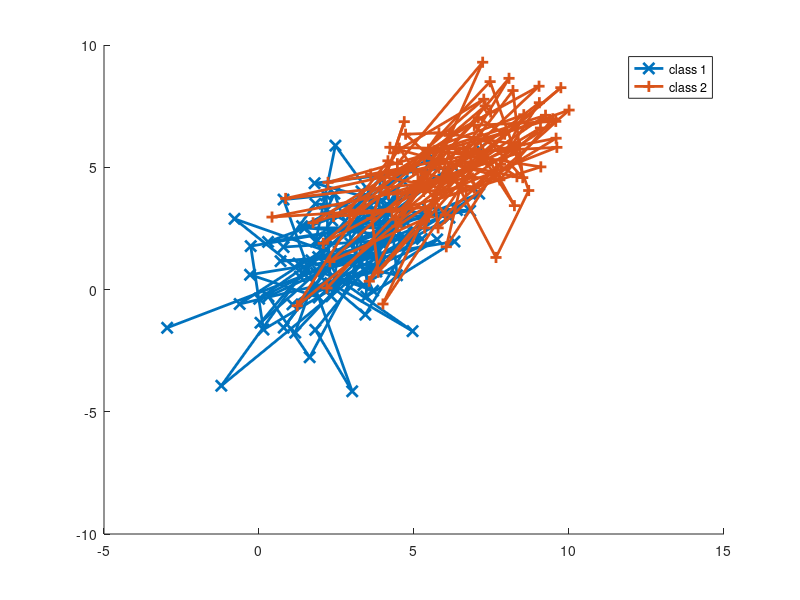

Recreate this plot in MATLAB. (Note: this script raises an error after producing the figure.)
mu1 = [3, 2];
mu2 = [6, 5];
cov1 = [4, 2; 2, 4];
cov2 = [4, 2; 2, 4];
N = 100;
N_D = [3, 5, 10, 50, 100];
loop = 10;
rng(3)  % For reproducibility
design_data = [mvnrnd(mu1,cov1,N); mvnrnd(mu2,cov2,N)];
design_label = [ones(N,1); zeros(N,1)];
test_data = [mvnrnd(mu1,cov1,N); mvnrnd(mu2,cov2,N)];
test_label = [ones(N,1); zeros(N,1)];
figure(1)
hold on
plot(design_data(1:N,1),design_data(1:N,2),'x-','Linewidth',2,'Markersize',8)
plot(design_data(N+1:2*N,1),design_data(N+1:2*N,2),'+-','Linewidth',2,'Markersize',8)
legend("class 1","class 2")
err_design = zeros(length(N_D), loop);
err_test = zeros(length(N_D), loop);
for i = 1:length(N_D)
    for j = 1:loop
        ind = [randsample(N, N_D(i)); randsample(N, N_D(i))+N];
        train_data = design_data(ind,:);
        train_label = design_label(ind);
        g_classifer = fitcnb(train_data,train_label);
        err_design(i,j) = mean(abs(train_label - round(predict(g_classifer, train_data))));
        err_test(i,j) = mean(abs(test_label - round(predict(g_classifer, test_data))));
%         if sum(train_label) < 2
%             err_design(i, j) = 0;
%             err_test(i, j) = mean(abs(test_label - 0));
%         elseif sum(train_label) > 2*N_D(i) - 2
%             err_design(i, j) = 0;
%             err_test(i, j) = mean(abs(test_label - 1));
%         else
%             g_classifer = fitcnb(train_data,train_label);
%             err_design(i,j) = mean(abs(train_label - round(predict(g_classifer, train_data))));
%             err_test(i,j) = mean(abs(test_label - round(predict(g_classifer, test_data))));
%         end
    end
end
err_design_mean = mean(err_design,2);
err_test_mean = mean(err_test,2);
figure(2)
hold on
plot(N_D, err_design_mean, 'x-','Linewidth',2,'Markersize',8)
plot(N_D, err_test_mean, 'x-','Linewidth',2,'Markersize',8)

err_knn_min = 2*N*ones(length(N_D),1);
std_knn = 2*N*ones(length(N_D),1);
k_min = zeros(length(N_D),1);
for i = 1:length(N_D)
    for k = 1:2:min(51, 2*N_D(i) -1)
        err_knn = zeros(loop,1);
        for j = 1: loop
            ind = [randsample(N, N_D(i)); randsample(N, N_D(i))+N];
            train_data = design_data(ind,:);
            train_label = design_label(ind);
            knn_classifier = fitcknn(train_data,train_label,'NumNeighbors',k);
            err_knn(j) = mean(abs(test_label - predict(knn_classifier, test_data)));
        end
        if mean(err_knn) < err_knn_min(i)
            err_knn_min(i) = mean(err_knn);
            k_min(i) = k;
            std_knn(i) = std(err_knn,0,1);
        end
    end
end
figure(2)
hold on
plot(N_D, err_knn_min, 'x-','Linewidth',2,'Markersize',8)
xlabel("Size of Training Set")
ylabel("Average Error")
legend("Gaussian Classifer E_{design}","Gaussian Classifer E_{test}", "KNN E_{test}")
figure
plot(N_D, k_min, 'x-','Linewidth',2,'Markersize',8)
xlabel("Size of Training Set")
ylabel("K")
figure
plot(N_D, std_knn, 'x-','Linewidth',2,'Markersize',8)
xlabel("Size of Training Set")
ylabel("Standard Deviation")